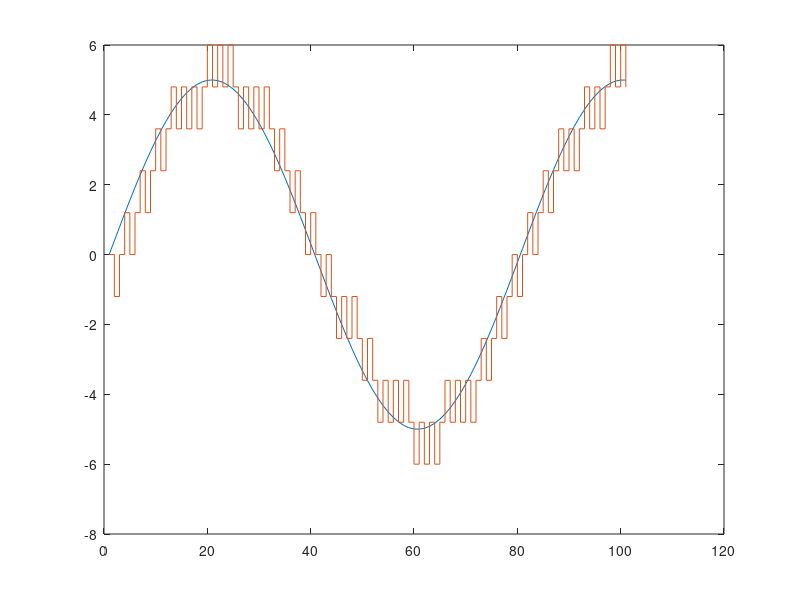

Source code (MATLAB):
clc
clear all
close all
t = 0:2*pi/100:2*pi;
x = 5*sin(2*pi*t/5);
plot(x);
hold on;
y = (0);
xr = 0;
del = 1.2;
for i = 1:length(x)-1;
 if xr(i) < x(i) d = 1;
 xr(i+1) = xr(i) + del;
 else d = 0;
 xr(i+1) = xr(i) - del;
 end
 y = [y d];
end
stairs(xr);
hold off;
MSE = sum((x-xr).^2)/length(x)
